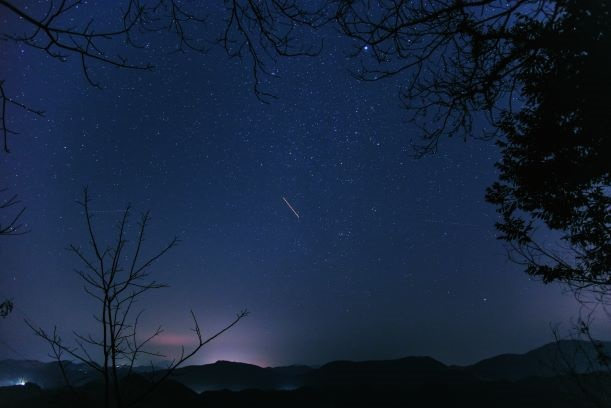
#> input picture c1/2.jpg, 611 x 408 px
$ python CV2_cvtColor.py
#> lines starting #> are read from the running program, lines starting #| are printed output that depends on the picture
import  cv2         as  cv
import  numpy       as  np

#读取1.jpg文件，将信息保存到变量img中
img = cv.imread("2.jpg")
#> img is the input picture: shape (408, 611, 3); mean B, G, R 61.3, 37.4, 22.8

#将img中的RGB格式图像转换为灰度图
gray = cv.cvtColor(img,cv.COLOR_BGR2GRAY)
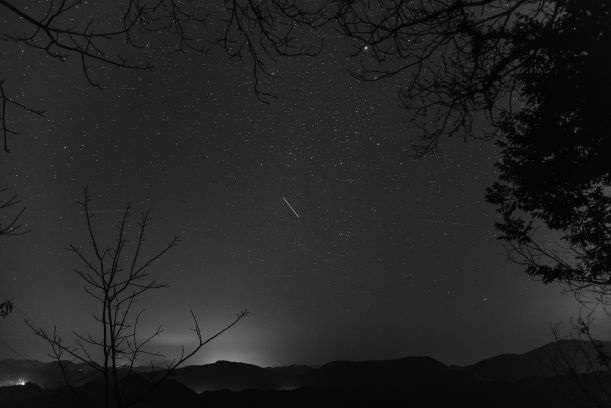
#> gray: shape (408, 611); min 0, max 245, mean 35.8

#分别输出转换前和转换后的图像
cv.imshow("before",img)
cv.imshow("after",gray)

cv.waitKey(0)

#注意：若img读取的图像不为灰度图，则cvtColor（）不能使用COLOR_GRAY2HSV 或COLOR_GRAY2BGR等
#cv.cvtColor()中的两个成员分别是：1、由图像转换成的Mat类信息
#                               2、色彩空间转换码


#cvtColor(InputArray    src,       // 输入的原始图像
#         OutputArray   dst,       // 输出的图像
#         int           code,      // 色彩空间转换码
#         int           dstCn = 0) // 目标图像的通道数
#
#
